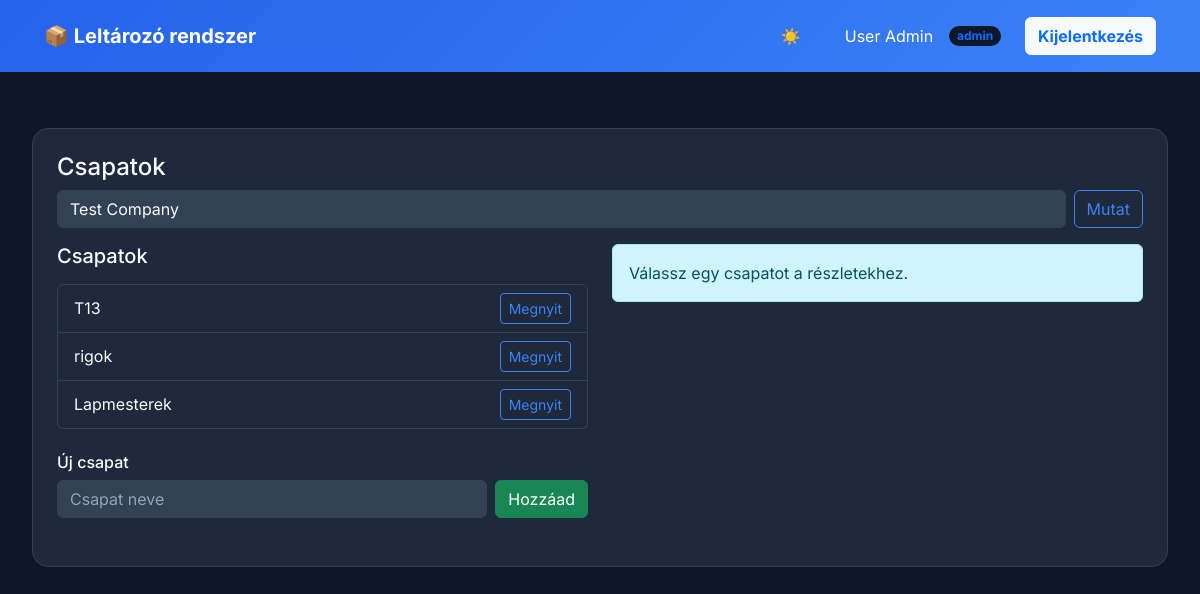
/public/worker/teams.php?company_id=1 (signed in), run on the app's committed database.
### tables this page shows
CREATE TABLE `users` (
  `id` int(11) NOT NULL,
  `email` varchar(255) NOT NULL,
  `password` varchar(255) NOT NULL,
  `first_name` varchar(100) NOT NULL,
  `last_name` varchar(100) NOT NULL,
  `phone` varchar(50) DEFAULT NULL,
  `role` enum('worker','employer','admin') NOT NULL DEFAULT 'worker',
  `is_active` tinyint(1) NOT NULL DEFAULT 0,
  `is_blocked` tinyint(1) NOT NULL DEFAULT 0,
  `activation_token` varchar(255) DEFAULT NULL,
  `reset_token` varchar(255) DEFAULT NULL,
  `token_expires` datetime DEFAULT NULL,
  `created_at` datetime DEFAULT current_timestamp(),
  `api_token` varchar(255) DEFAULT NULL
);

CREATE TABLE `teams` (
  `id` int(11) NOT NULL,
  `company_id` int(11) NOT NULL,
  `name` varchar(255) NOT NULL
);

### app/core/Model.php (called while the page is built, shortened)
<?php
class Model {
    public function __construct(PDO $pdo) {
        $this->pdo = $pdo;
    }
}

### app/models/User.php (called while the page is built, shortened)
<?php
require_once __DIR__ . '/../core/Model.php';
class User extends Model {
    public function findById(int $id) {
        $stmt = $this->pdo->prepare("SELECT * FROM users WHERE id = ?");
        $stmt->execute([$id]);
        return $stmt->fetch();
    }
}

### app/models/Company.php (called while the page is built, shortened)
<?php
require_once __DIR__ . '/../core/Model.php';
class Company extends Model {
    public function all(): array {
        $stmt = $this->pdo->query("SELECT * FROM companies ORDER BY created_at DESC");
        return $stmt->fetchAll();
    }
}

### app/models/Team.php (called while the page is built, shortened)
<?php
require_once __DIR__ . '/../core/Model.php';
class Team extends Model {
    public function allByCompany(int $companyId) {
        $stmt = $this->pdo->prepare("SELECT * FROM teams WHERE company_id = ?");
        $stmt->execute([$companyId]);
        return $stmt->fetchAll();
    }
}

### public/worker/teams.php (the view, shortened to what this page needs)
<?php
require_once __DIR__ . '/../../app/models/Team.php';
require_once __DIR__ . '/../../app/models/Company.php';
require_once __DIR__ . '/../../app/models/User.php';
$user = $_SESSION['user'];
$user['role'] = strtolower(trim($user['role'] ?? ''));
$db = (new Database())->getConnection();
$teamModel = new Team($db);
$companyModel = new Company($db);
$roomModel = new Room($db);
$userModel = new User($db);
$companyId = $_GET['company_id'] ?? null;
$teamId = $_GET['team_id'] ?? null;
$companies = $companyModel->all();
$teams = $companyId ? $teamModel->allByCompany((int) $companyId) : [];
$rooms = $companyId ? $roomModel->getByCompany((int) $companyId) : [];
$users = $userModel->findById($user['id']) ? [$userModel->findById($user['id'])] : [];
?>
<!doctype html>
<html lang="hu">
<head>
    <link rel="stylesheet" href="https://cdn.jsdelivr.net/npm/bootstrap@5.3.2/dist/css/bootstrap.min.css">
    <link rel="stylesheet" href="../css/global-theme.css">
</head>
<body>
    <?php include_once __DIR__ . '/dashboard_nav.php'; ?>
    <div class="page-container">
        <div class="card p-4">
            <h4>Csapatok</h4>
            <form method="get" class="mb-3 d-flex gap-2 align-items-center">
                <select id="company_id" name="company_id" class="form-select">
                    <?php foreach ($companies as $c): ?>
                        <option value="<?= $c['id'] ?>" <?= ($companyId == $c['id']) ? 'selected' : '' ?>>
                            <?= htmlspecialchars($c['name']) ?></option>
                    <?php endforeach; ?>
                </select>
                <button class="btn btn-outline-primary">Mutat</button>
            </form>
            <?php if ($companyId): ?>
                <div class="row">
                    <div class="col-md-6 mb-4">
                        <h5 class="mb-3">Csapatok</h5>
                        <ul class="list-group mb-4">
                            <?php foreach ($teams as $t): ?>
                                <li class="list-group-item d-flex justify-content-between align-items-center">
                                    <?= htmlspecialchars($t['name']) ?>
                                    <div>
                                        <a href="teams.php?company_id=<?= $companyId ?>&team_id=<?= $t['id'] ?>"
                                            class="btn btn-sm btn-outline-primary">Megnyit</a>
                                    </div>
                                </li>
                            <?php endforeach; ?>
                        </ul>
                        <h6>Új csapat</h6>
                        <form method="post" class="d-flex gap-2">
                            <input id="create_team_name" name="name" class="form-control" placeholder="Csapat neve">
                            <button class="btn btn-success">Hozzáad</button>
                        </form>
                    </div>
                    <div class="col-md-6">
                        <?php if ($teamId):
                            $team = $teamModel->findById((int) $teamId);
                            $members = $teamModel->getMembers((int) $teamId);
                            ?>
                            <div class="card p-3 mb-3 border-secondary">
                                <h5 class="mb-3">Csapat: <?= htmlspecialchars($team['name']) ?></h5>
                                <h6 class="mb-2">Tagok</h6>
                                <ul class="list-group mb-3">
                                    <?php foreach ($members as $m): ?>
                                        <li class="list-group-item d-flex justify-content-between align-items-center">
                                            <?= htmlspecialchars($m['email']) ?>
                                            <form method="post" class="d-inline">
                                                <input type="hidden" name="remove_member" value="1">
                                                <input type="hidden" name="team_id" value="<?= $teamId ?>">
                                                <input type="hidden" name="user_id" value="<?= $m['id'] ?>">
                                                <input type="hidden" name="company_id" value="<?= $companyId ?>">
                                                <button class="btn btn-sm btn-outline-danger">Eltávolít</button>
                                            </form>
                                        </li>
                                    <?php endforeach; ?>
                                </ul>
                                <h6 class="mb-2">Tag hozzáadása</h6>
                                <form method="post" class="d-flex gap-2 mb-4">
                                    <input type="hidden" name="add_member" value="1">
                                    <input type="hidden" name="team_id" value="<?= $teamId ?>">
                                    <input type="hidden" name="company_id" value="<?= $companyId ?>">
                                    <label for="add_member_user" class="visually-hidden">Felhasználó</label>
                                    <select id="add_member_user" name="user_id" class="form-select">
                                        <?php
                                        $stmtUsers = $db->prepare("
                                            SELECT u.id, u.email, u.first_name, u.last_name
                                            FROM users u
                                            JOIN company_user cu ON u.id = cu.user_id
                                            WHERE cu.company_id = ? AND u.role = 'worker'
                                            ORDER BY u.last_name ASC, u.first_name ASC
                                        ");
                                        $stmtUsers->execute([$companyId]);
                                        $companyWorkers = $stmtUsers->fetchAll(PDO::FETCH_ASSOC);
                                        foreach ($companyWorkers as $au):
                                            $displayName = trim(($au['last_name'] ?? '') . ' ' . ($au['first_name'] ?? ''));
                                            if (!$displayName)
                                                $displayName = $au['email'];
                                            else
                                                $displayName .= " ({$au['email']})";
                                            ?>
                                            <option value="<?= $au['id'] ?>"><?= htmlspecialchars($displayName) ?></option>
                                        <?php endforeach; ?>
                                    </select>
                                    <button class="btn btn-primary">Hozzáad</button>
                                </form>
                                <hr>
                                <h6 class="mb-2">Helyiség hozzárendelés</h6>
                                <form method="post" class="mb-3">
                                    <input type="hidden" name="assign_room" value="1">
                                    <input type="hidden" name="team_id" value="<?= $teamId ?>">
                                    <input type="hidden" name="company_id" value="<?= $companyId ?>">
                                    <div class="mb-2">
                                        <label for="assign_room_id" class="visually-hidden">Helyiség</label>
                                        <select id="assign_room_id" name="room_id" class="form-select">
                                            <?php foreach ($rooms as $r): ?>
                                                <option value="<?= $r['id'] ?>"><?= htmlspecialchars($r['name']) ?></option>
                                            <?php endforeach; ?>
                                        </select>
                                    </div>
                                    <div class="mb-2">
                                        <label for="assign_info" class="form-label">Info</label>
                                        <input id="assign_info" name="info" class="form-control"
                                            placeholder="Pl. feladatok, megjegyzés">
                                    </div>
                                    <button class="btn btn-success w-100">Hozzárendel</button>
                                </form>
                                <h6 class="mb-2">Aktuális hozzárendelés</h6>
                                <?php foreach ($rooms as $r):
                                    $ass = $teamModel->getAssignment((int) $teamId, (int) $r['id']);
                                    if ($ass): ?>
                                        <div class="card bg-surface p-3 mb-2 shadow-sm">
                                            <div class="d-flex justify-content-between align-items-start">
                                                <div>
                                                    <strong><?= htmlspecialchars($r['name']) ?></strong>
                                                    <p class="mb-1 small text-muted"><?= htmlspecialchars($ass['info']) ?></p>
                                                </div>
                                                <form method="post" class="d-inline">
                                                    <input type="hidden" name="remove_assignment" value="1">
                                                    <input type="hidden" name="team_id" value="<?= $teamId ?>">
                                                    <input type="hidden" name="room_id" value="<?= $r['id'] ?>">
                                                    <input type="hidden" name="company_id" value="<?= $companyId ?>">
                                                    <button class="btn btn-sm btn-danger py-1 px-2">
                                                        <small>Törlés</small>
                                                    </button>
                                                </form>
                                            </div>
                                        </div>
                                    <?php endif;
                                endforeach; ?>
                            </div>
                        <?php else: ?>
                            <div class="alert alert-info">Válassz egy csapatot a részletekhez.</div>
                        <?php endif; ?>
                    </div>
                </div>
            <?php else: ?>
                <p class="text-muted">Válassz egy céget a csapatok kezeléséhez.</p>
            <?php endif; ?>
        </div>
    </div>
</body>
</html>

### public/worker/dashboard_nav.php (shortened to what this page needs)
<link rel="stylesheet" href="../css/global-theme.css">
<nav class="navbar navbar-expand-lg navbar-dark bg-primary mb-4 shadow-sm">
    <div class="container">
        <a class="navbar-brand fw-bold" href="dashboard.php">📦 Leltározó rendszer</a>
        <div class="collapse navbar-collapse" id="navbarContent">
            <ul class="navbar-nav ms-auto align-items-lg-center gap-3 mt-3 mt-lg-0">
                <li class="nav-item">
                    <button class="btn btn-outline-light border-0 w-100 text-start text-lg-center"
                        onclick="toggleTheme()" title="Téma váltása">
                        <span id="theme-icon" class="me-2 me-lg-0">☀️</span> <span class="d-lg-none">Téma váltása</span>
                    </button>
                </li>
                <?php if ($user): ?>
                    <li class="nav-item">
                        <a href="profile.php" class="nav-link text-white d-flex align-items-center gap-2">
                            <span>
                                <?php
                                $displayName = trim(($user['last_name'] ?? '') . ' ' . ($user['first_name'] ?? ''));
                                echo htmlspecialchars($displayName ?: $user['email']);
                                ?>
                            </span>
                            <span
                                class="badge bg-light text-primary rounded-pill ms-2"><?= htmlspecialchars($user['role'] ?? '') ?></span>
                        </a>
                    </li>
                <?php endif; ?>
                <li class="nav-item">
                    <a href="../logout.php" class="btn btn-light text-primary w-100 fw-bold">Kijelentkezés</a>
                </li>
            </ul>
        </div>
    </div>
</nav>

### public/css/global-theme.css (style rules this page uses)
:root { --bg-primary: #0F172A; --bg-secondary: #1E293B; --bg-card: #1E293B; --bg-surface: #334155; --text-primary: #F8FAFC; --text-secondary: #94A3B8; --primary: #3b82f6; --primary-hover: #60a5fa; --secondary: #10B981; --danger: #EF4444; --warning: #F59E0B; --border: #334155; --navbar-bg: linear-gradient(135deg, #2563eb, #3b82f6); --navbar-text: #FFFFFF; }
* { margin: 0; padding: 0; box-sizing: border-box; }
body { background: var(--bg-primary) !important; font-family: 'Inter', -apple-system, BlinkMacSystemFont, sans-serif !important; color: var(--text-primary) !important; min-height: 100vh; transition: background 0.3s ease, color 0.3s ease; }
h1, h2, h3, h4, h5, h6, .h1, .h2, .h3, .h4, .h5, .h6 { color: var(--text-primary) !important; }
.navbar { background: var(--navbar-bg) !important; padding: 1rem 2rem !important; box-shadow: 0 4px 20px rgba(0, 0, 0, 0.1) !important; }
.navbar-brand { color: var(--navbar-text) !important; font-weight: 700; }
.page-container { max-width: 1400px; margin: 0 auto; padding: 2rem; }
.card { background: var(--bg-card) !important; border-radius: 16px !important; border: 1px solid var(--border) !important; box-shadow: 0 4px 12px rgba(0, 0, 0, 0.05) !important; }
.form-control, .form-select { background: var(--bg-surface) !important; border: 1px solid var(--border) !important; color: var(--text-primary) !important; }
.form-control::placeholder { color: var(--text-secondary) !important; }
.btn-outline-primary { border: 1px solid var(--primary) !important; color: var(--primary) !important; }
.bg-light { background: var(--bg-primary) !important; }
.shadow-sm { box-shadow: 0 2px 8px rgba(0, 0, 0, 0.1) !important; }
.navbar .btn-outline-light { border-color: rgba(255, 255, 255, 0.4) !important; color: white !important; }

### public/worker/teams.php (style rules this page uses)
.list-group-item { background: var(--bg-card) !important; color: var(--text-primary) !important; border-color: var(--border) !important; }

### data on the page
users: last_name+first_name "User Admin", role "admin"
teams: name "T13"
teams: name "rigok"
teams: name "Lapmesterek"

### other printed values
form field company_id "Test Company"
